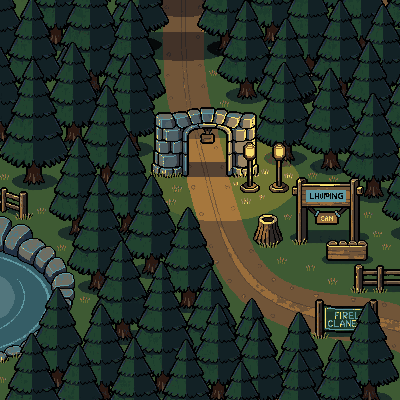
#> input picture art/pixellab/map3/raw_A.png, 400 x 400 px
$ python fix_A.py
#> lines starting #> are read from the running program, lines starting #| are printed output that depends on the picture
# Blanks the garbled lettering on piece A's three sign boards (Claude's hand edit): each box is
# filled with its most common colour. Boxes in raw_A pixels, read at 4x.
from collections import Counter
import pathlib
import numpy as np
from PIL import Image
R = pathlib.Path(__file__).resolve().parents[3]
a = np.asarray(Image.open(R / "art/pixellab/map3/raw_A.png").convert("RGB")).copy()
for x0, y0, x1, y1 in [(308, 191, 345, 200), (318, 215, 337, 223), (327, 308, 362, 330)]:
    box = a[y0:y1, x0:x1].reshape(-1, 3)
    mode = Counter(map(tuple, box)).most_common(1)[0][0]
    a[y0:y1, x0:x1] = mode
#> this loop made 3 passes
#> mode on passes 1 to 3: (95, 153, 162), (153, 109, 59), (28, 52, 39)
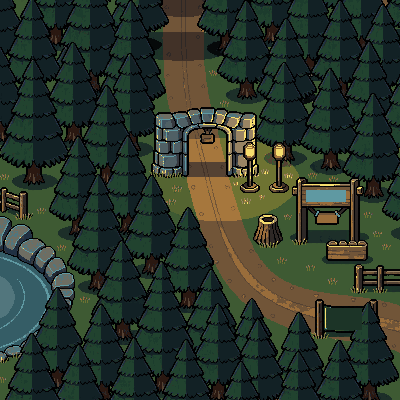
#> a: shape (400, 400, 3); mean R, G, B 43.3, 55.6, 43.5
Image.fromarray(a).save(R / "art/pixellab/map3/raw_A_fix.png")
